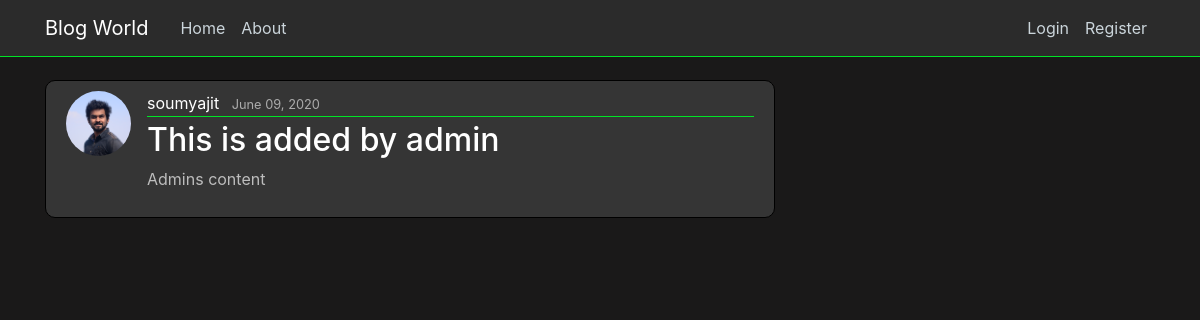
The app's page /, older data.
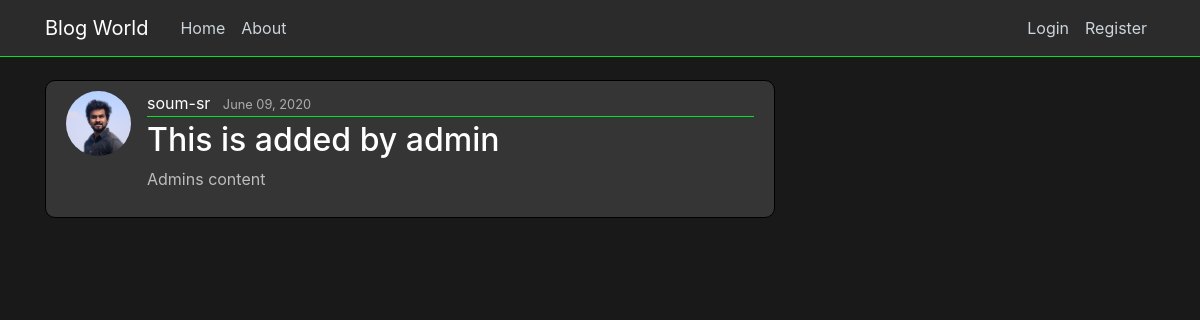
The same page, newer data.
### blog/models.py (models this page shows, shortened)
class Post(models.Model):
    title = models.CharField(max_length = 100)
    content = models.TextField()
    date_posted = models.DateTimeField(default=timezone.now)
    author = models.ForeignKey(User, on_delete=models.CASCADE)

### users/models.py (models this page shows, shortened)
class Profile(models.Model):
    user = models.OneToOneField(User, on_delete=models.CASCADE) # having one-to-one relation with User model
    image = models.ImageField(default='potato.jpg', upload_to='profile_pics')

### blog/views.py (the view)
# urls.py: path('', views.home, name='blog-home'), # Format-> route, function(like flask)
def home(request):
    context = {
        'posts':Post.objects.all(),
    }
    return render(request, 'blog/home.html', context)

### blog/templates/blog/home.html
{% extends "blog/base.html" %}
{% block content%}
    {% for post in posts %}
    <article class="media content-section">
        <img class="rounded-circle article-img" src="{{ post.author.profile.image.url }}" alt="">
        <div class="media-body">
            <div class="article-metadata">
                <a class="mr-2" href="#">{{ post.author }}</a>
                <small class="text-muted">{{ post.date_posted|date:"F d, Y" }}</small>
            </div>
            <h2><a class="article-title" href="#">{{ post.title }}</a></h2>
            <p class="article-content">{{ post.content }}</p>
        </div>
    </article>
    {% endfor %}
{% endblock content%}

Row changes from the older to the newer data that the page shows:
changed through a linked row, Post "This is added by admin": author.profile.image: a different picture; author "soumyajit" → "soum-sr"
